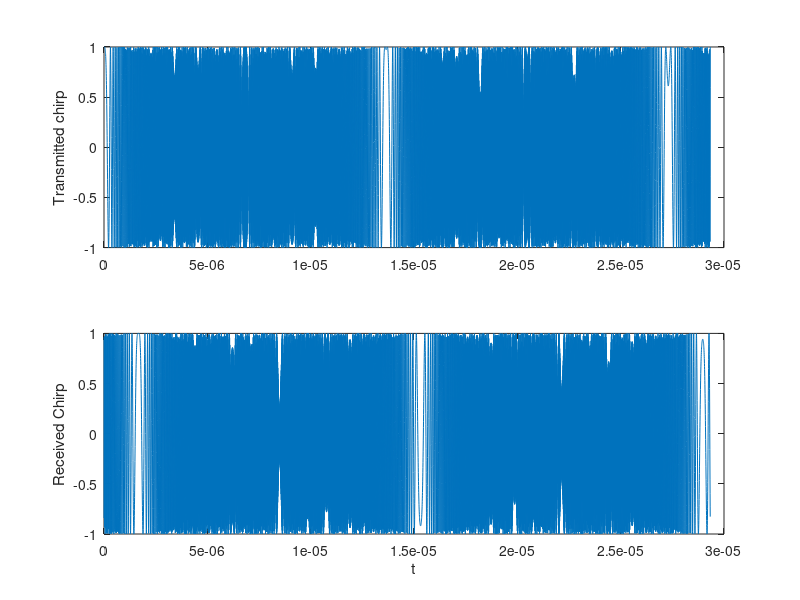

The MATLAB source for this figure:
clear all;
clc;

%% Radar Specifications
%%%%%%%%%%%%%%%%%%%%%%%%%%%
% Frequency of operation = 77GHz
% Max Range = 200m
% Range Resolution = 1 m
% Max Velocity = 100 m/s
%%%%%%%%%%%%%%%%%%%%%%%%%%%
fc = 7.7;             %carrier freq Hz
radar_max_range = 200;
radar_range_resolution = 1;
radar_max_velocity = 100;
c = 3e8; %Constant Speed of light
%% Define Target Range and Velocity

target_range = 250;
target_velocity = 40;

%% FMCW Waveform Generation

% Calculate the Bandwidth (B), Chirp Time (Tchirp) and slope (slope) of the FMCW
B = c /(2 * radar_range_resolution);

% The sweep time can be computed based on the time needed for the signal to travel the unambiguous
% maximum range. In general, for an FMCW radar system, the sweep time should be at least
% 5 to 6 times the round trip time. This example uses a factor of 5.5.
t_sweep = 5.5;
t_chirp = t_sweep * 2 * (radar_max_range/c);
slope = B / t_chirp;

%The number of chirps in one sequence.
%Better a 2^ value for the ease of running the FFT for Doppler Estimation.
Nd = 4;                   % Nb of doppler cells OR #of sent periods % number of chirps

%The number of samples on each chirp.
Nr = 2048;                % Nb of range cells (Chirp time)

% Timestamp for Nd chirps and Nr samples
t = linspace(0,Nd*t_chirp,Nr*Nd); %total time for samples

%Create Transmitted , received and Mixed signals
Tx = zeros(1, length(t)); %transmitted signal
Rx = zeros(1, length(t)); %received signal
Mix = zeros(1, length(t)); %beat signal


%Similar vectors for range_covered and time delay.
r_t = zeros(1, length(t));
td = zeros(1, length(t));

%% Chirp generation and Moving Target simulation

for i = 1 : length(t)
    
  %For each time stamp update the Range of the Target for constant velocity.
  r_t(i) = target_range + (target_velocity*t(i));
  td(i) = (2 * r_t(i)) / c;

  %Update transmitted and received signal
  Tx(i) = cos(2 * pi * (fc * t(i) + 0.5 * slope * t(i)^2));
  Rx(i)  = cos(2 * pi * (fc * (t(i) - td(i)) + 0.5 * slope * (t(i) - td(i))^2));

  %Get the beat signal by Mixing transmitted and received signals
  Mix(i) = Tx(i) .* Rx(i);
end

figure();
subplot(211);
plot(t,Tx);
ylabel('Transmitted chirp');
subplot(212);
plot(t,Rx);
xlabel('t');
ylabel('Received Chirp');